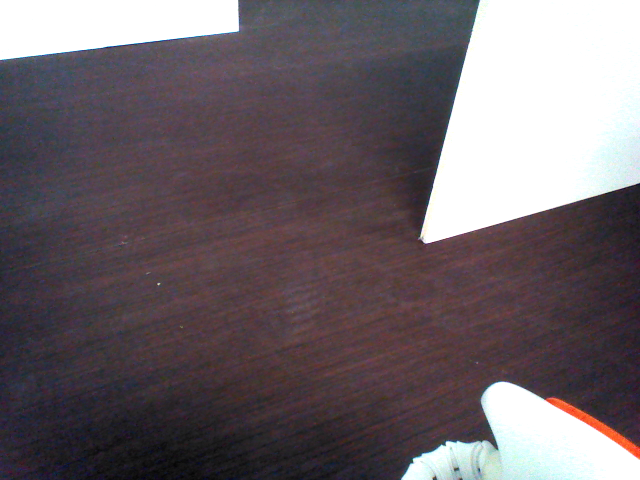
%> input picture 14.png, 640 x 480 px
$ octave ecualizacion_creo.m   (GNU Octave 9; MATLAB toolbox functions it lacks are replaced by stand-ins)
%> lines starting %> are read from the running program, lines starting %| are printed output that depends on the picture; in (x1, y1, x2, y2) boxes, pixels count from 0 and x2, y2 are one past the last pixel; in counts of white or black regions, pixels touching at a corner belong together; the program's own positions count from 1
close all
clear all
clc

im_color  = imread('14.png','png');
%> im_color is the input picture: size 480x640x3 uint8; mean R, G, B 108.8, 99.3, 104.7
img_gray = rgb2gray(im_color);
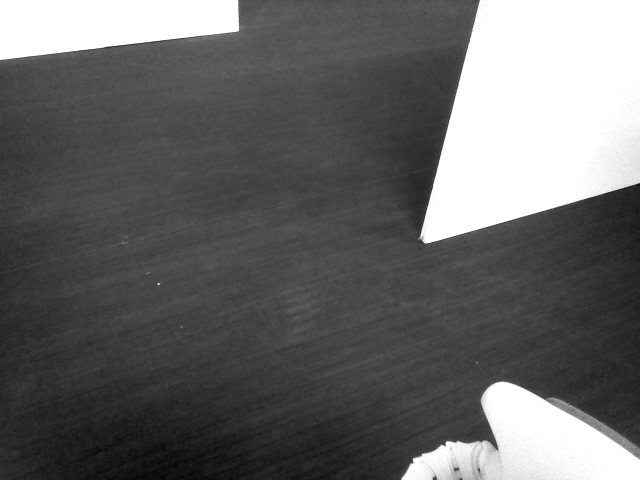
%> img_gray: size 480x640 uint8; min 3, max 255, mean 102.8
% figure;
% imshow(img_gray);
im = (((img_gray - 200)*255)/ 255);
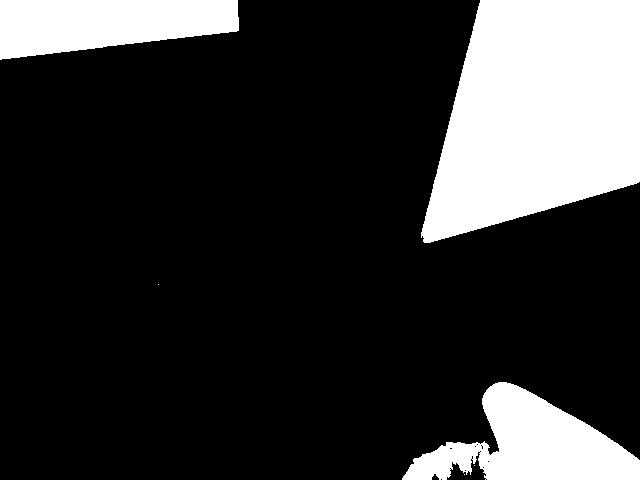
%> im: size 480x640 uint8; values 0 (black) and 1 (white), 20.5% white; 6 white regions (3 under 20 px), largest, box (x1, y1, x2, y2) and area: (421, 0, 640, 243) 39983, (402, 382, 640, 480) 12132, (0, 0, 239, 60) 10840
im = 1- im;
% figure;
% imshow(im,[]);
im = img_gray.*im;
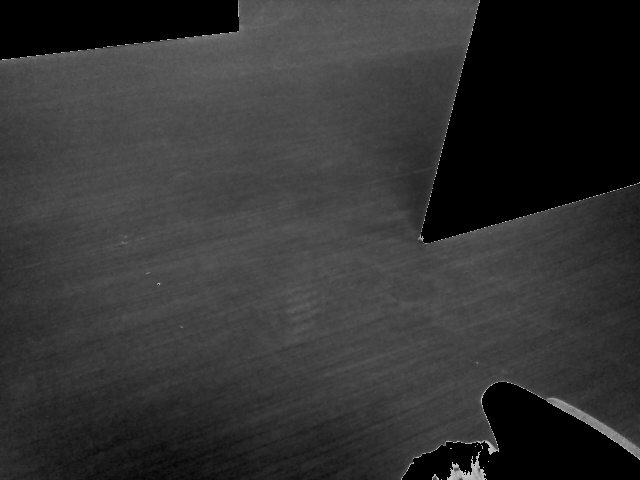
%> im: size 480x640 uint8; min 0, max 200, mean 51
figure;
imshow(im);
figure;
imshow(histeq(img_gray));
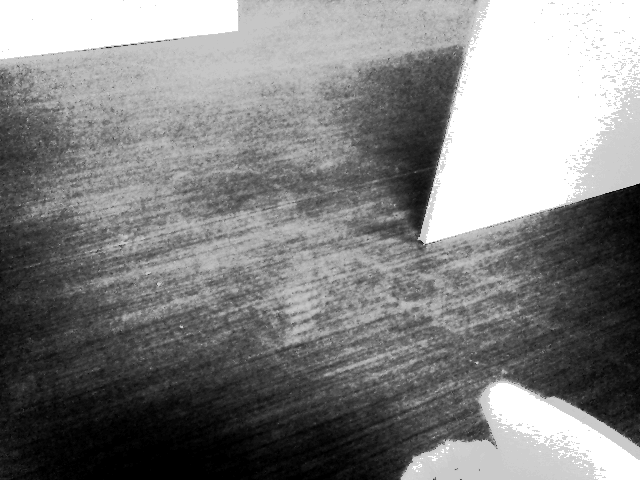
%> displayed picture: size 480x640, on the screen's scale of 0 to 255; min 0, max 255, mean 130.6

$ run again, with 1.png copied over 14.png
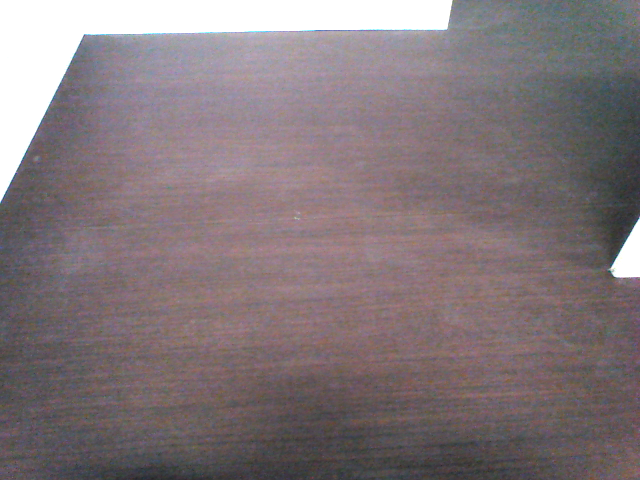
%> input picture 1.png, 640 x 480 px
%> im_color is the input picture: size 480x640x3 uint8; mean R, G, B 130.7, 119, 122.6
%> `im = (((img_gray - 200)*255)/ 255);`:
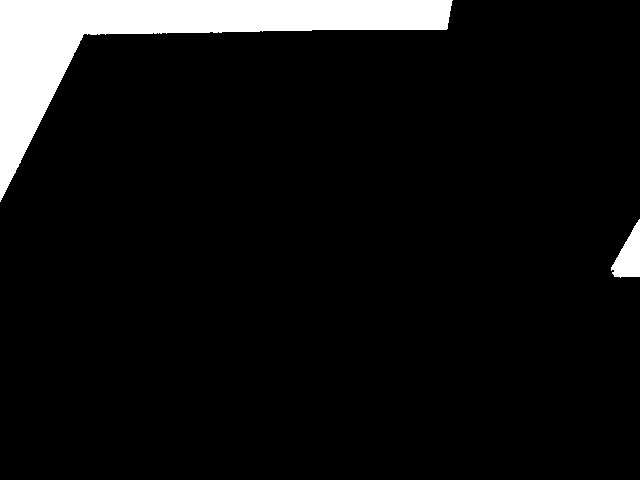
%> im: size 480x640 uint8; values 0 (black) and 1 (white), 7.4% white; 2 white regions, box (x1, y1, x2, y2) and area: (0, 0, 453, 202) 21599, (611, 219, 640, 278) 986
%> `imshow(histeq(img_gray));`:
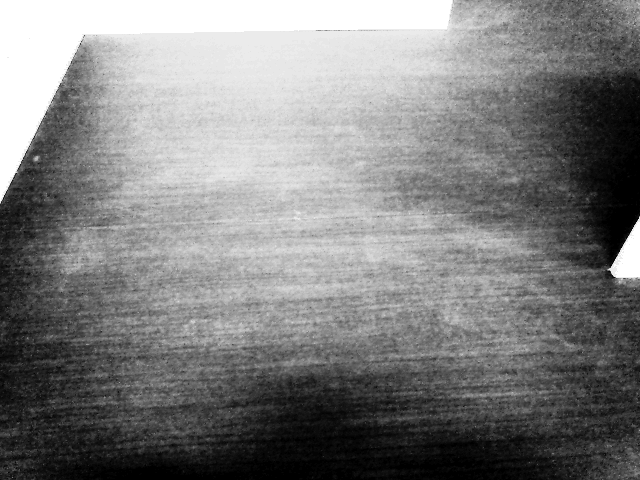
%> displayed picture: size 480x640, on the screen's scale of 0 to 255; min 0, max 255, mean 127.4
